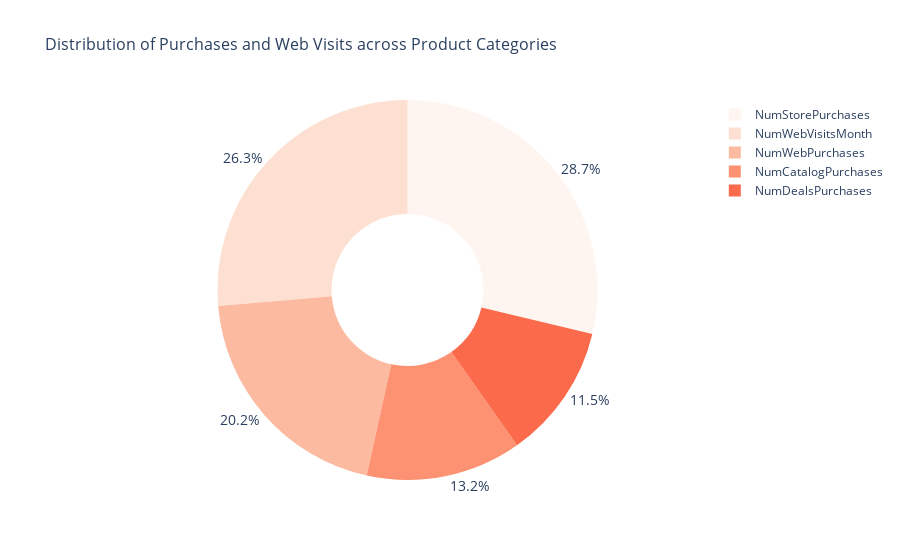

Write notebook code for a chart like this one.
### Markdown cell above
<div style="border: 1px solid #324D5C; padding: 20px; border-radius: 10px; color: #333; font-size: 1em;">

# 📊 Distribution of Spending Across Product Categories

This bar chart illustrates the distribution of spending across different product categories based on accepted campaigns.

### 💸 Spending Breakdown:
- **📈 AcceptedCmp3**: ~160 – High spending, indicating strong acceptance or demand.
- **📈 AcceptedCmp4**: ~160 – High spending, similar to AcceptedCmp3.
- **📈 AcceptedCmp5**: ~160 – Matches AcceptedCmp3 and AcceptedCmp4 in spending, showing equal popularity.
- **📉 AcceptedCmp1**: ~140 – Slightly lower but still significant spending.
- **📉 AcceptedCmp2**: ~40 – The lowest among categories, indicating less engagement.

### 🔍 Key Observations:
- **Top Categories**: The high spending in AcceptedCmp3, AcceptedCmp4, and AcceptedCmp5 suggests these campaigns were the most successful.
- **Lower Spending Category**: AcceptedCmp2 has a much lower spending total, possibly due to reduced appeal or effectiveness.

</div>

### Code cell
product_columns = ['NumDealsPurchases', 'NumWebPurchases','NumCatalogPurchases', 'NumStorePurchases', 'NumWebVisitsMonth']
# Sum of each product category
total_spend = df[product_columns].sum()
# Create a DataFrame for Plotly
data = {
    'Product Category': product_columns,
    'Total Spending': total_spend
}
# Plotly Donut Chart with labels outside
fig = px.pie(data, 
             names='Product Category', 
             values='Total Spending', 
             title='Distribution of Purchases and Web Visits across Product Categories',
             color_discrete_sequence=px.colors.sequential.Reds)
# Adjust to make it a donut chart and set labels outside
fig.update_traces(hole=0.4, textinfo='percent', textposition='outside', textfont_size=14)
# Update title
fig.update_layout(title_font_size=16)

fig.show()

### Figure 1 — Plotly figure (JSON) as saved in the notebook; plotly's stock layout.template omitted (floating-point values rounded to 4 significant figures)
{"data": [{"domain": {"x": [0, 1], "y": [0, 1]}, "hole": 0.4, "hovertemplate": "Product Category=%{label}<br>Total Spending=%{value}<extra></extra>", "labels": ["NumDealsPurchases", "NumWebPurchases", "NumCatalogPurchases", "NumStorePurchases", "NumWebVisitsMonth"], "legendgroup": "", "name": "", "showlegend": true, "textfont": {"size": 14}, "textinfo": "percent", "textposition": "outside", "type": "pie", "values": [5149, 9053, 5919, 12855, 11787]}], "layout": {"legend": {"tracegroupgap": 0}, "piecolorway": ["rgb(255,245,240)", "rgb(254,224,210)", "rgb(252,187,161)", "rgb(252,146,114)", "rgb(251,106,74)", "rgb(239,59,44)", "rgb(203,24,29)", "rgb(165,15,21)", "rgb(103,0,13)"], "title": {"font": {"size": 16}, "text": "Distribution of Purchases and Web Visits across Product Categories"}}}
